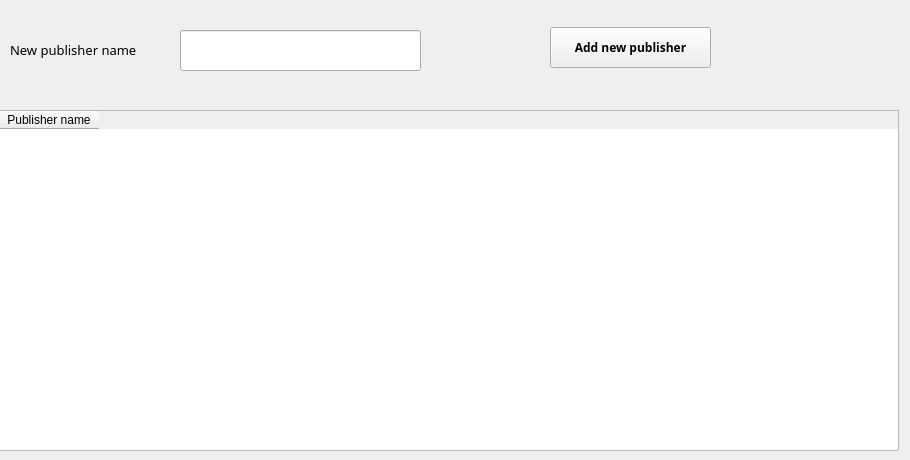
      <widget class="QWidget" name="tab_9">
       <attribute name="title">
        <string>Publisher</string>
       </attribute>
       <widget class="QPushButton" name="pushButton_17">
        <property name="geometry">
         <rect>
          <x>550</x>
          <y>27</y>
          <width>161</width>
          <height>41</height>
         </rect>
        </property>
        <property name="font">
         <font>
          <family>Noto Sans Armenian</family>
          <pointsize>9</pointsize>
          <weight>75</weight>
          <bold>true</bold>
         </font>
        </property>
        <property name="text">
         <string>Add new publisher</string>
        </property>
       </widget>
       <widget class="QTableWidget" name="tableWidget_5">
        <property name="geometry">
         <rect>
          <x>-2</x>
          <y>110</y>
          <width>901</width>
          <height>341</height>
         </rect>
        </property>
        <column>
         <property name="text">
          <string>Publisher name</string>
         </property>
        </column>
       </widget>
       <widget class="QLineEdit" name="lineEdit_21">
        <property name="geometry">
         <rect>
          <x>180</x>
          <y>30</y>
          <width>241</width>
          <height>41</height>
         </rect>
        </property>
       </widget>
       <widget class="QLabel" name="label_28">
        <property name="geometry">
         <rect>
          <x>10</x>
          <y>40</y>
          <width>161</width>
          <height>20</height>
         </rect>
        </property>
        <property name="font">
         <font>
          <family>Noto Sans Armenian</family>
          <pointsize>10</pointsize>
         </font>
        </property>
        <property name="text">
         <string>New publisher name</string>
        </property>
       </widget>
      </widget>
